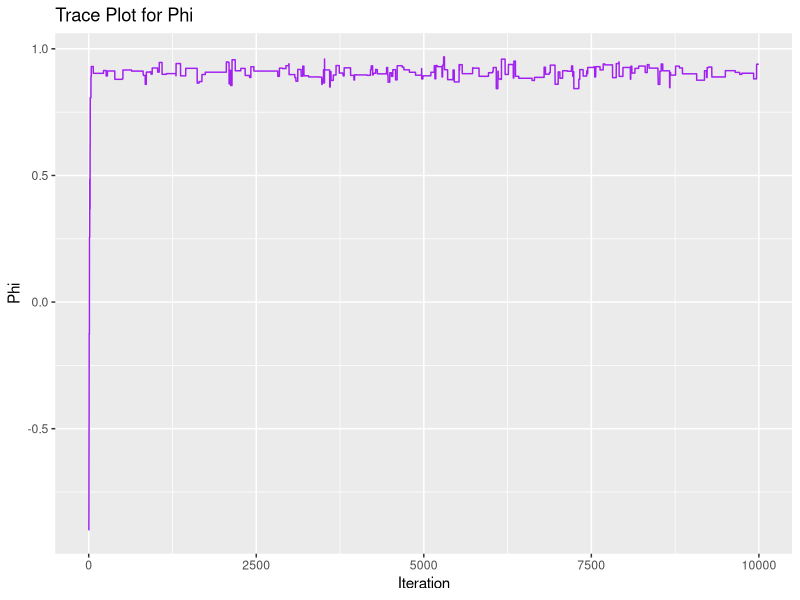
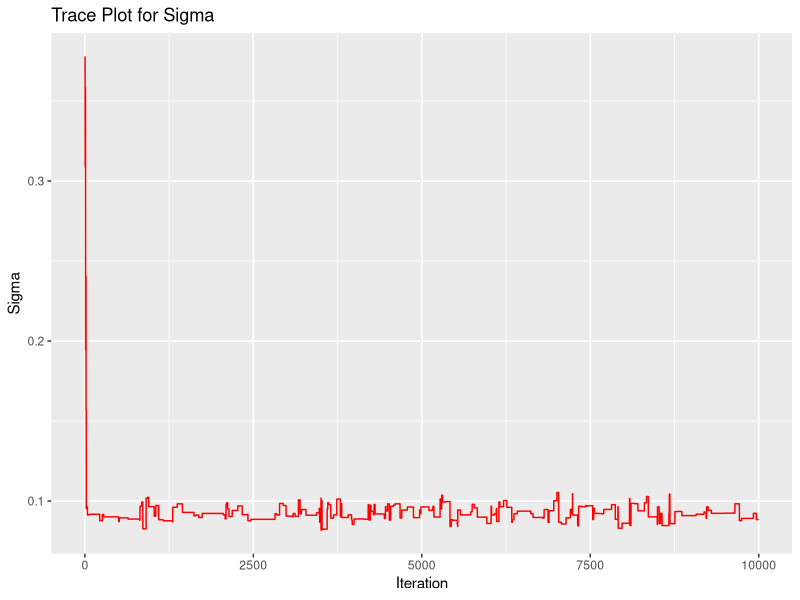
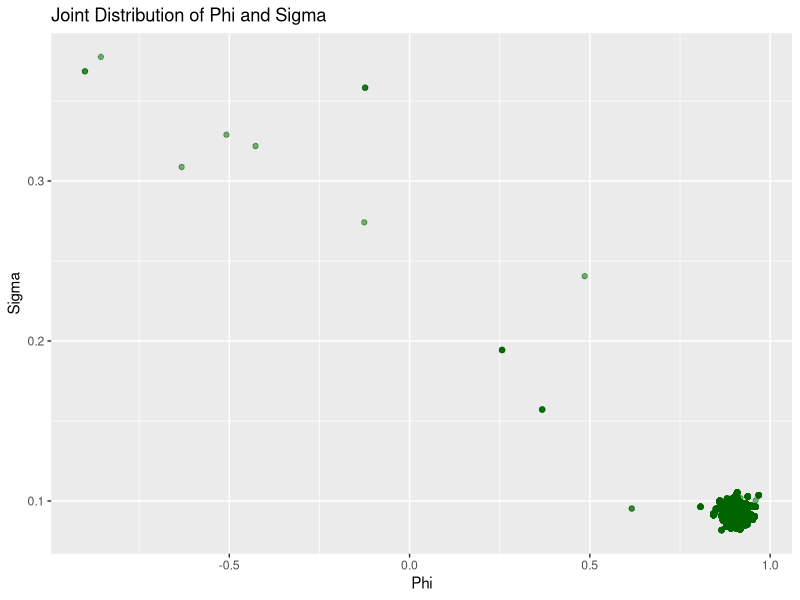
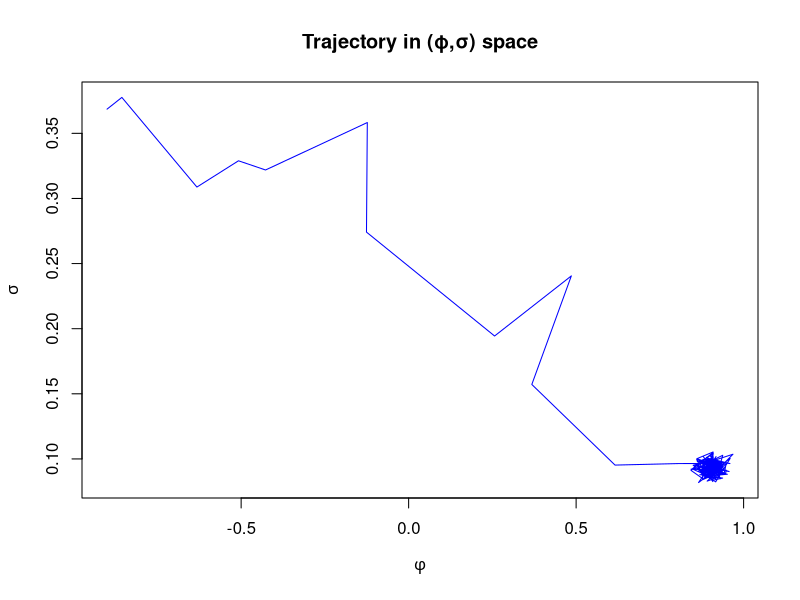

The R source for these figures, in order:
## ---- chunk 1
library(MASS)

# Loading data from time_series.txt
data <- scan("time_series.txt")
head(data)
## ---- chunk 2
log_likelihood <- function(phi, sigma, data) {
  n <- length(data)
  residuals <- data[-1] - phi * data[-n]
  return(-0.5 * sum(log(2 * pi * sigma^2) + (residuals^2) / sigma^2))
}
## ---- chunk 3

log_prior <- function(phi, sigma) {
  if (phi < -1 || phi > 1 || sigma <= 0) {
    return(-Inf)
  }
  log_sigma <- log(sigma)
  return(dunif(phi, -1, 1, log = TRUE) + dnorm(log_sigma, 0, 10, log = TRUE))
}
## ---- chunk 4
log_posterior <- function(phi, sigma, data) {
  return(log_likelihood(phi, sigma, data) + log_prior(phi, sigma))
}
## ---- chunk 5
metropolis_sampler <- function(data, n_samples, tau) {
  # Setting initial values
  phi <- runif(1, -1, 1)
  sigma <- runif(1, 0.1, 1)
  log_sigma <- log(sigma)
  
  # Setting up a storage
  samples <- matrix(NA, nrow = n_samples, ncol = 2)
  accepted <- 0
  
  for (i in 1:n_samples) {
    # Step 1. Proposing new values
    proposal <- mvrnorm(1, mu = c(phi, log_sigma), Sigma = diag(tau, 2))
    phi_star <- proposal[1]
    log_sigma_star <- proposal[2]
    sigma_star <- exp(log_sigma_star)
    
    # Step 2. Calculating acceptance ratio
    log_r <- log_posterior(phi_star, sigma_star, data) - log_posterior(phi, sigma, data)
    
    # Step 3. Accepting or rejecting proposals
    if (log(runif(1)) < log_r) {
      phi <- phi_star
      log_sigma <- log_sigma_star
      sigma <- sigma_star
      accepted <- accepted + 1
    }
    
    # Storing sample in list
    samples[i, ] <- c(phi, sigma)
  }
  
  list(samples = samples, acceptance_rate = accepted / n_samples)
}
## ---- chunk 6
# Running sampler first
n_samples <- 10000
# Proposal scale
tau <- c(0.1, 0.1) 
results <- metropolis_sampler(data, n_samples, tau)

# Extracting samples and acceptance rate from results
samples <- results$samples
acceptance_rate <- results$acceptance_rate

# Summarizing and printing posterior
phi_samples <- samples[, 1]
sigma_samples <- samples[, 2]

phi_mean <- mean(phi_samples)
phi_ci <- quantile(phi_samples, c(0.025, 0.975))
sigma_mean <- mean(sigma_samples)
sigma_ci <- quantile(sigma_samples, c(0.025, 0.975))

summary_table <- data.frame(
  Parameter = c("Phi", "Sigma"),
  Mean = c(phi_mean, sigma_mean),
  `2.5%` = c(phi_ci[1], sigma_ci[1]),
  `97.5%` = c(phi_ci[2], sigma_ci[2])
)
print(summary_table)
## ---- chunk 7
library(ggplot2)

phi_trace <- data.frame(Iteration = 1:n_samples, Phi = phi_samples)
ggplot(phi_trace, aes(x = Iteration, y = Phi)) +
  geom_line(color = "purple") +
  labs(title = "Trace Plot for Phi", x = "Iteration", y = "Phi")

sigma_trace <- data.frame(Iteration = 1:n_samples, Sigma = sigma_samples)
ggplot(sigma_trace, aes(x = Iteration, y = Sigma)) +
  geom_line(color = "red") +
  labs(title = "Trace Plot for Sigma", x = "Iteration", y = "Sigma")
## ---- chunk 8
phi_sigma_df <- data.frame(Phi = phi_samples, Sigma = sigma_samples)
ggplot(phi_sigma_df, aes(x = Phi, y = Sigma)) +
  geom_point(alpha = 0.5,color = "darkgreen") +
  labs(title = "Joint Distribution of Phi and Sigma", x = "Phi", y = "Sigma")
## ---- chunk 9
plot(
  samples[, 1], samples[, 2],
  type = "l", col = "blue", 
  xlab = expression(phi), ylab = expression(sigma),
  main = "Trajectory in (ϕ,σ) space"
)
## ---- chunk 10
set.seed(42)
results <- metropolis_sampler(data, n_samples = 10000, tau = c(0.1, 0.1))
samples <- results$samples
acceptance_rate <- results$acceptance_rate
cat("Acceptance Rate:", acceptance_rate, "\n")
## ---- chunk 11
total_proposals <- 10000
rejected <- total_proposals - (acceptance_rate * total_proposals)
cat("Accepted:", acceptance_rate * total_proposals, 
    "Rejected:", rejected, 
    "Ratio (Accepted:Rejected):", acceptance_rate / (1 - acceptance_rate), "\n")
